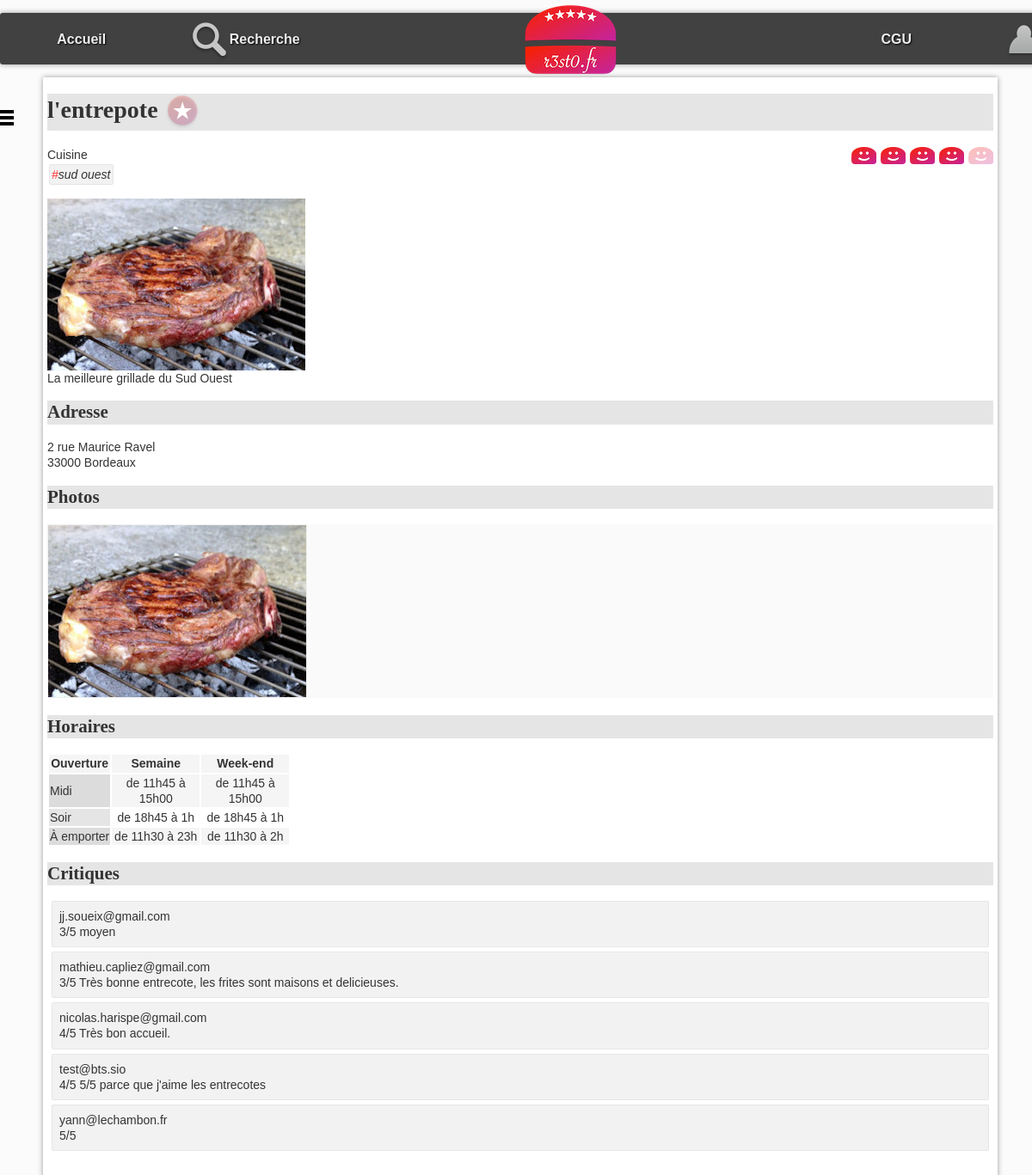
/?action=detail&idR=1, run on an earlier commit of the app's database.
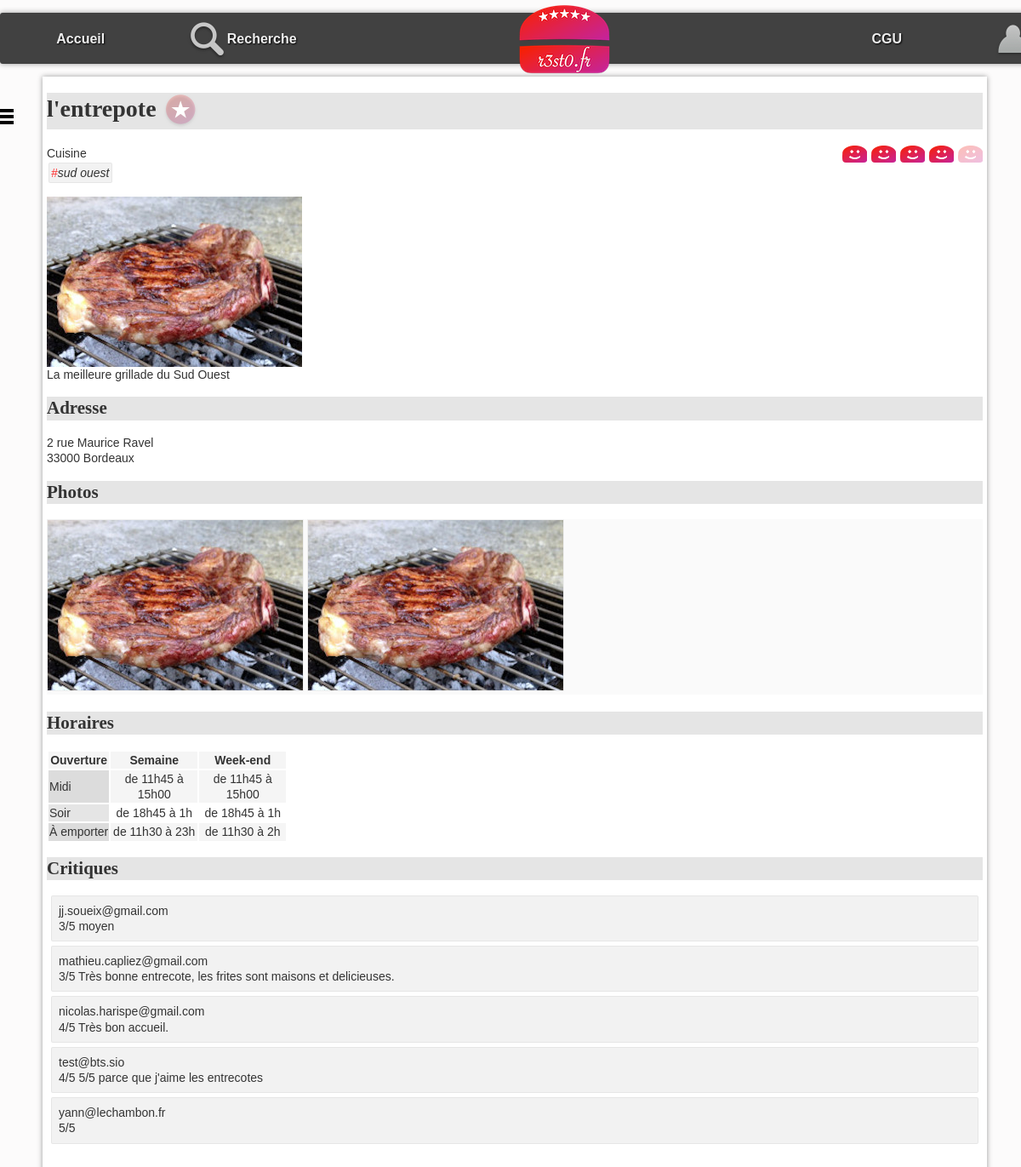
And on a later commit of the database.
### tables this page shows
CREATE TABLE `typeCuisine` (
  `idTC` bigint(20) NOT NULL,
  `libelleTC` varchar(255) DEFAULT NULL
);

CREATE TABLE `photo` (
  `idP` bigint(20) NOT NULL,
  `cheminP` varchar(255) DEFAULT NULL,
  `idR` bigint(20) DEFAULT NULL
);

CREATE TABLE `critiquer` (
  `idR` bigint(20) NOT NULL,
  `mailU` varchar(150) NOT NULL,
  `note` int(11) DEFAULT NULL,
  `commentaire` varchar(4096) DEFAULT NULL
);

### controleur/detailResto.php (called while the page is built, shortened)
<?php
include_once "$racine/modele/bd.resto.inc.php";
include_once "$racine/modele/bd.typecuisine.inc.php";
include_once "$racine/modele/bd.photo.inc.php";
include_once "$racine/modele/bd.critiquer.inc.php";
include_once "$racine/modele/bd.aimer.inc.php";
$idR = $_GET["idR"];
$unResto = getRestoByIdR($idR);
$lesTypesCuisine = getTypesCuisineByIdR($idR);
$lesPhotos = getPhotosByIdR($idR);
$noteMoy = round(getNoteMoyenneByIdR($idR), 0);
$mailU = getMailULoggedOn();
$aimer = getAimerById($mailU, $idR);
$critiques = getCritiquerByIdR($idR);
include "$racine/vue/entete.html.php";
include "$racine/vue/vueDetailResto.php";
include "$racine/vue/pied.html.php";
?>

### index.php (called while the page is built, shortened)
<?php
include "getRacine.php";
if (isset($_GET["action"])){
    $action = $_GET["action"];
}
else{
    $action = "defaut";
}
$fichier = controleurPrincipal($action);
include "$racine/controleur/$fichier";
?>

### modele/bd.resto.inc.php (called while the page is built, shortened)
<?php
function getRestoByIdR($idR) {
    try {
        $cnx = connexionPDO();
        $req = $cnx->prepare("select * from resto where idR=:idR");
        $req->bindValue(':idR', $idR, PDO::PARAM_INT);
        $req->execute();
        $resultat = $req->fetch(PDO::FETCH_ASSOC);
    } catch (PDOException $e) {
        print "Erreur !: " . $e->getMessage();
        die();
    }
    return $resultat;
}
?>

### modele/bd.aimer.inc.php (called while the page is built, shortened)
<?php
function getAimerById($mailU, $idR){
    try {
        $cnx = connexionPDO();
        $req = $cnx->prepare("select * from aimer where mailU=:mailU and  idR=:idR");
        $req->bindValue(':idR', $idR, PDO::PARAM_INT);
        $req->bindValue(':mailU', $mailU, PDO::PARAM_STR);
        $req->execute();
        $resultat = $req->fetch(PDO::FETCH_ASSOC);
    } catch (PDOException $e) {
        print "Erreur !: " . $e->getMessage();
        die();
    }
    return $resultat;
}
?>

### modele/bd.critiquer.inc.php (called while the page is built, shortened)
<?php
function getCritiquerByIdR($idR) {
    $resultat = array();
    try {
        $cnx = connexionPDO();
        $req = $cnx->prepare("select * from critiquer where idR=:idR");
        $req->bindValue(':idR', $idR, PDO::PARAM_INT);
        $req->execute();
        $ligne = $req->fetch(PDO::FETCH_ASSOC);
        while ($ligne) {
            $resultat[] = $ligne;
            $ligne = $req->fetch(PDO::FETCH_ASSOC);
        }
    } catch (PDOException $e) {
        print "Erreur !: " . $e->getMessage();
        die();
    }
    return $resultat;
}
function getNoteMoyenneByIdR($idR) {
    $resultat = array();
    try {
        $cnx = connexionPDO();
        $req = $cnx->prepare("select avg(note) from critiquer where idR=:idR");
        $req->bindValue(':idR', $idR, PDO::PARAM_INT);
        $req->execute();
        $resultat = $req->fetch(PDO::FETCH_ASSOC);
    } catch (PDOException $e) {
        print "Erreur !: " . $e->getMessage();
        die();
    }
    if ($req->rowCount()>0){
        return $resultat["avg(note)"];
    }
    else{
        return 0;
    }
}
?>

### modele/bd.typecuisine.inc.php (called while the page is built, shortened)
<?php
function getTypesCuisineByIdR($idR){
    $resultat = array();
    try {
        $cnx = connexionPDO();
        $req = $cnx->prepare("select typeCuisine.* from typeCuisine,proposer where typeCuisine.idTC = proposer.idTC and proposer.idR = :idR");
        $req->bindValue(':idR', $idR, PDO::PARAM_INT);
        $req->execute();
        while ($ligne = $req->fetch(PDO::FETCH_ASSOC)) {
            $resultat[] = $ligne;
        }
    } catch (PDOException $e) {
        print "Erreur !: " . $e->getMessage();
        die();
    }
    return $resultat;
}
?>

### modele/bd.photo.inc.php (called while the page is built, shortened)
<?php
function getPhotosByIdR($idR) {
    $resultat = array();
    try {
        $cnx = connexionPDO();
        $req = $cnx->prepare("select * from photo where idR=:idR");
        $req->bindValue(':idR', $idR, PDO::PARAM_INT);
        $req->execute();
        $resultat = $req->fetchAll(PDO::FETCH_ASSOC);
    } catch (PDOException $e) {
        print "Erreur !: " . $e->getMessage();
        die();
    }
    return $resultat;
}
?>

### vue/vueDetailResto.php (the view, shortened to what the changed rows need)
<h1><?= $unResto['nomR']; ?>
    <?php if ($aimer != false) { ?>
        <a href="./?action=aimer&idR=<?= $unResto['idR']; ?>" ><img class="aimer" src="images/aime.png" alt="j'aime ce restaurant"></a>
    <?php } else { ?>
        <a href="./?action=aimer&idR=<?= $unResto['idR']; ?>" ><img class="aimer" src="images/aimepas.png" alt="je n'aime pas encore ce restaurant"></a>
    <?php } ?>
</h1>
<span id="note">
    <?php for ($i = 1; $i <= 5; $i++) { ?>
        <a class="aimer" href="./?action=noter&note=<?= $i ?>&idR=<?= $unResto['idR']; ?>" >
            <?php if ($i <= $noteMoy) { ?>
                <img class="note" src="images/like.png" alt="">
            <?php } else {
                ?>
                <img class="note" src="images/neutre.png" alt="line neutre">
            <?php } ?>
        </a>
    <?php } ?>
</span>
<section>
    Cuisine <br />
    <ul id="tagFood">
        <?php for ($j = 0; $j < count($lesTypesCuisine); $j++) { ?>
            <li class="tag"><span class="tag">#</span><?= $lesTypesCuisine[$j]["libelleTC"] ?></li>
        <?php } ?>
    </ul>
</section>
<p id="principal">
    <?php if (count($lesPhotos) > 0) { ?>
        <img src="photos/<?= $lesPhotos[0]["cheminP"] ?>" alt="photo du restaurant" />
    <?php } ?>
    <br />
    <?= $unResto['descR']; ?>
</p>
<h2 id="adresse">
    Adresse
</h2>
<h2 id="photos">
    Photos
</h2>
<ul id="galerie">
    <?php for ($i = 0; $i < count($lesPhotos); $i++) { ?>
        <li> <img class="galerie" src="photos/<?= $lesPhotos[$i]["cheminP"] ?>" alt="" /></li>
    <?php } ?>
</ul>
<h2 id="horaires">
    Horaires
</h2>
<?= $unResto['horairesR']; ?>
<h2 id="crit">Critiques</h2>
<ul id="critiques">
    <?php for ($i = 0; $i < count($critiques); $i++) { ?>
        <li>
            <span>
                <?= $critiques[$i]["mailU"] ?>
            </span>
            <div>
                <span>
                    <?php
                    if ($critiques[$i]["note"]) {
                        echo $critiques[$i]["note"] . "/5";
                    }
                    ?>
                </span>
                <span><?= $critiques[$i]["commentaire"] ?> </span>
            </div>
        </li>
    <?php } ?>
</ul>

What changed in the data, as far as the page shows it:
added photo: cheminP (picture)
